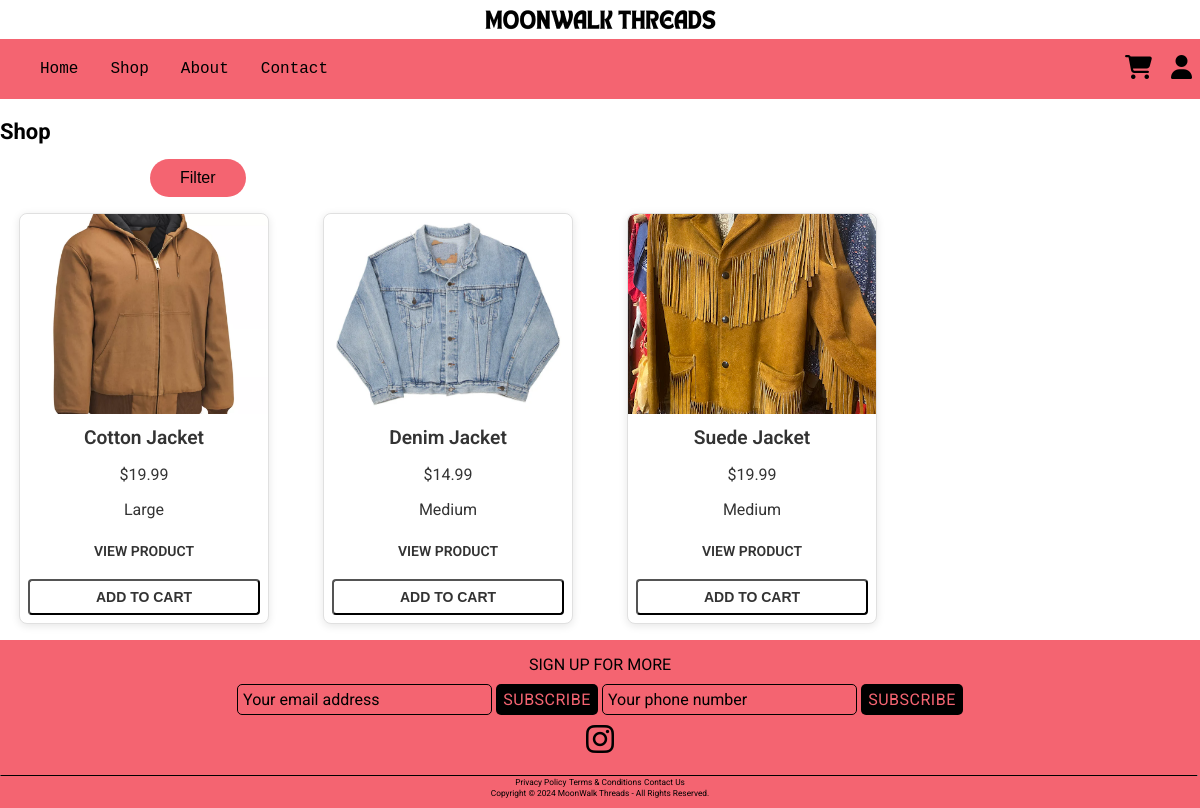
The page /shop/Jackets on the database its author committed.
### myapp/models.py (models this page shows, shortened)
class Product(models.Model):
    name = models.CharField(max_length=100)
    price= models.DecimalField(default=0, decimal_places=2, max_digits=6)
    category = models.ForeignKey(Category, on_delete=models.CASCADE, default=1)
    size = models.CharField(max_length=20)
    description = models.CharField(max_length=250, default='', blank=True, null=True)
    image = models.ImageField(upload_to='uploads/product/')
    featured = models.BooleanField(default=False)

### myapp/views.py (the view)
# urls.py: path('shop/', views.shop, name='shop'),
def shop(request, foo=None):
    if foo:
        foo = foo.replace('-', ' ')
        try:
            category = Category.objects.get(name=foo)
            products = Product.objects.filter(category=category)
        except Category.DoesNotExist:
            messages.success(request, ("Category Doesn't Exist!"))
            return redirect('shop')
    else:
        products = Product.objects.all()
        category = None  # No category selected
    categories = Category.objects.all()  # Pass all categories to the template
    return render(request, 'shop.html', {'products': products, 'category': category, 'categories': categories})

### myapp/templates/shop.html (shortened to what this page needs)
{% extends 'base.html' %}
{% load static %}
{% block content %}
<h1>Shop</h1>
<div class="shop-filter">
    <button class="shop-filter-button" onclick="toggleDropdown()">Filter</button>
</div>
<section class="shop-product-section">
    <div class="shop-product-grid">
        {% for product in products %}
        <div class="shop-product-card">
            <img class="shop-product-image" src="{{ product.image.url }}" alt="Product Image" />
            <div class="shop-product-body">
                <h5 class="shop-product-title">{{ product.name }}</h5>
                <p class="shop-product-price">${{ product.price }}</p>
                <p class="shop-product-price">{{ product.size }}</p>
            </div>
            <div class="shop-product-footer">
                <a class="btn btn-outline-dark" href="{% url 'productDetails' product.id %}">View Product</a>
                <button class="btn btn-outline-dark shop-add-to-cart-btn" data-id="{{ product.id }}">Add to Cart</button>
            </div>
        </div>
        {% endfor %}
    </div>
</section>
{% endblock %}

### static/css/homestyles.css (style rules this page uses)
body { margin: 0; font-family: var(--font); }
* { --background_color: #F46471; --font: 'Roboto', sans-serif; --visibile: True; --font_color_title: #FFFFFF; --font_color_timer: #000000; --drop_title: "Spooky Halloween Apparel"; }
a { font-size: 1rem; color: #000; text-decoration: none; }
h1 { text-align: left; font-size: 22px; margin-top: 20px; }

### static/css/shopstyles.css (style rules this page uses)
:root { --border-color: #E0E0E0; --font-color: #333333; --hover-scale: 1.05; --button-color: #333333; --button-border-color: #333333; --button-hover-color: #F46471; }
.shop-filter { position: relative; display: inline-block; left: 150px; }
.shop-filter-button { background-color: #F46471; color: black; padding: 10px 30px; font-size: 16px; border: none; cursor: pointer; border-radius: 28px; }
.shop-product-section { padding: 1rem 0; }
.shop-product-grid { display: grid; grid-template-columns: repeat(auto-fill, minmax(240px, 1fr)); justify-items: center; gap: 16px; }
.shop-product-card { flex: 0 0 auto; width: 250px; border: 1px solid var(--border-color); border-radius: 8px; transition: transform 0.3s ease; box-shadow: 0 2px 8px rgba(0, 0, 0, 0.1); overflow: hidden; text-align: center; scroll-snap-align: center; background-color: #fff; }
.shop-product-image { width: 100%; height: 200px; object-fit: cover; border-top-left-radius: 8px; border-top-right-radius: 8px; }
.shop-product-title { font-size: 1.2rem; color: var(--font-color); margin: 0.5rem 0 0.3rem; font-weight: 600; }
.shop-product-price { font-size: 1rem; color: var(--font-color); margin-bottom: 0.5rem; }
.shop-product-footer { display: flex; flex-direction: column; gap: 12px; padding: 0.5rem; }
.shop-product-footer .btn { width: 100%; padding: 0.5rem 1rem; text-align: center; border-radius: 4px; font-size: 0.875rem; font-weight: 600; color: var(--button-color); transition: background-color 0.3s, color 0.3s; text-transform: uppercase; }
.shop-add-to-cart-btn { background-color: transparent; color: #000; cursor: pointer; }

### static/css/products.css (style rules this page uses)
:root { --border-color: #E0E0E0; --font-color: #333333; --hover-scale: 1.05; --button-color: #333333; --button-border-color: #333333; --button-hover-color: #F46471; }

### static/css/checkout.css (style rules this page uses)
* { box-sizing: border-box; }

### static/css/productDetails.css (style rules this page uses)
:root { --border-color: #E0E0E0; --font-color: #333333; --hover-scale: 1.05; --button-color: #333333; --button-border-color: #333333; --button-hover-color: #F46471; }

### rows shown on the page
Product: image (picture), name "Cotton Jacket", price "19.99", size "Large"
Product: image (picture), name "Denim Jacket", price "14.99", size "Medium"
Product: image (picture), name "Suede Jacket", price "19.99", size "Medium"
